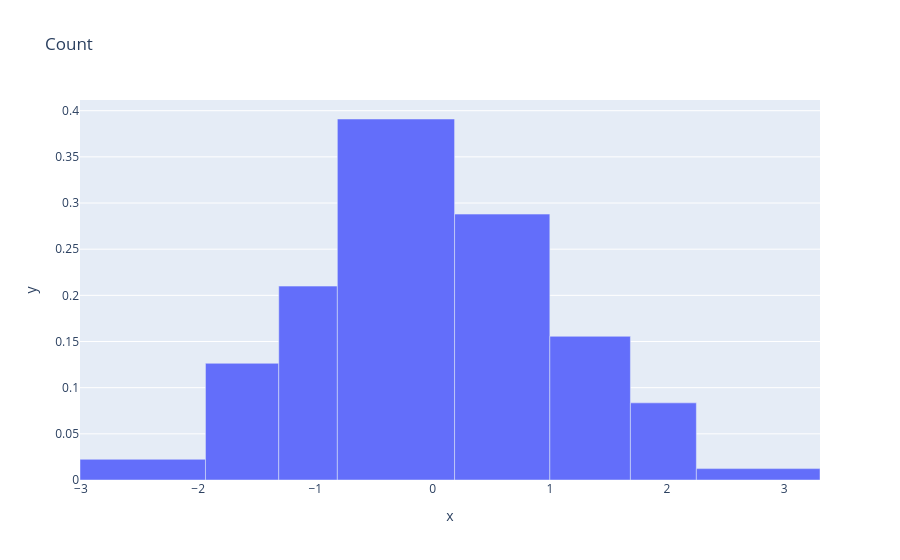

The code cell stored with this chart in its notebook:
### Markdown cell above
## Example 2: Different Normalization Modes

Khisto supports multiple normalization modes: count, percent, probability, and density.

### Code cell
# Count (default)
fig = histogram(x=data, title="Count")
fig.show()

### Figure 1 — Plotly figure (JSON) as saved in the notebook; plotly's stock layout.template omitted (floating-point values rounded to 4 significant figures)
{"data": [{"alignmentgroup": "True", "hovertemplate": "x=%{x}<br>y=%{y}<extra></extra>", "legendgroup": "", "marker": {"color": "#636efa", "pattern": {"shape": ""}}, "name": "", "offsetgroup": "", "orientation": "v", "showlegend": false, "type": "bar", "width": [1.07, 0.625, 0.5, 1, 0.8125, 0.6875, 0.5625, 1.055], "x": [-2.473, -1.625, -1.062, -0.3125, 0.5938, 1.344, 1.969, 2.777], "xaxis": "x", "y": [0.02242, 0.1264, 0.21, 0.391, 0.288, 0.1556, 0.08356, 0.01233], "yaxis": "y"}], "layout": {"legend": {"tracegroupgap": 0}, "title": {"text": "Count"}, "xaxis": {"anchor": "y", "domain": [0, 1], "title": {"text": "x"}}, "yaxis": {"anchor": "x", "domain": [0, 1], "title": {"text": "y"}}}}
